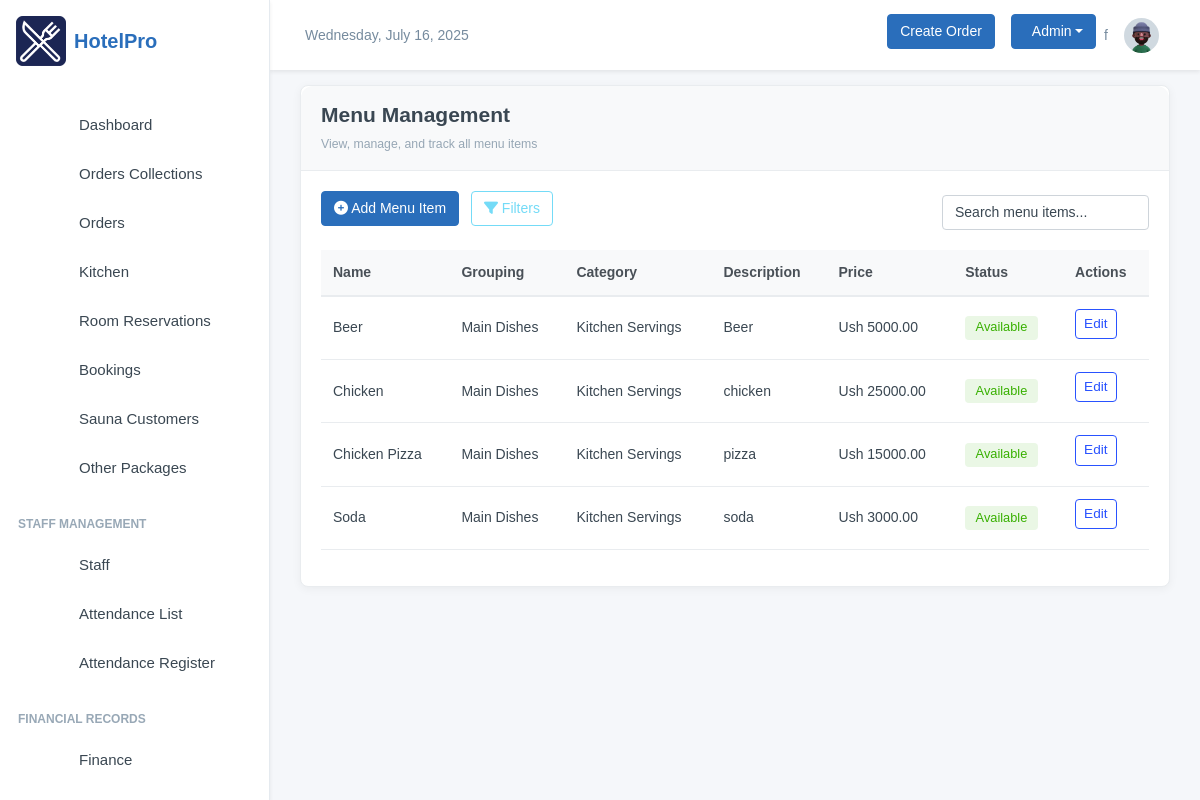
Before: /data/menu-items/ (signed in) with the older database file.
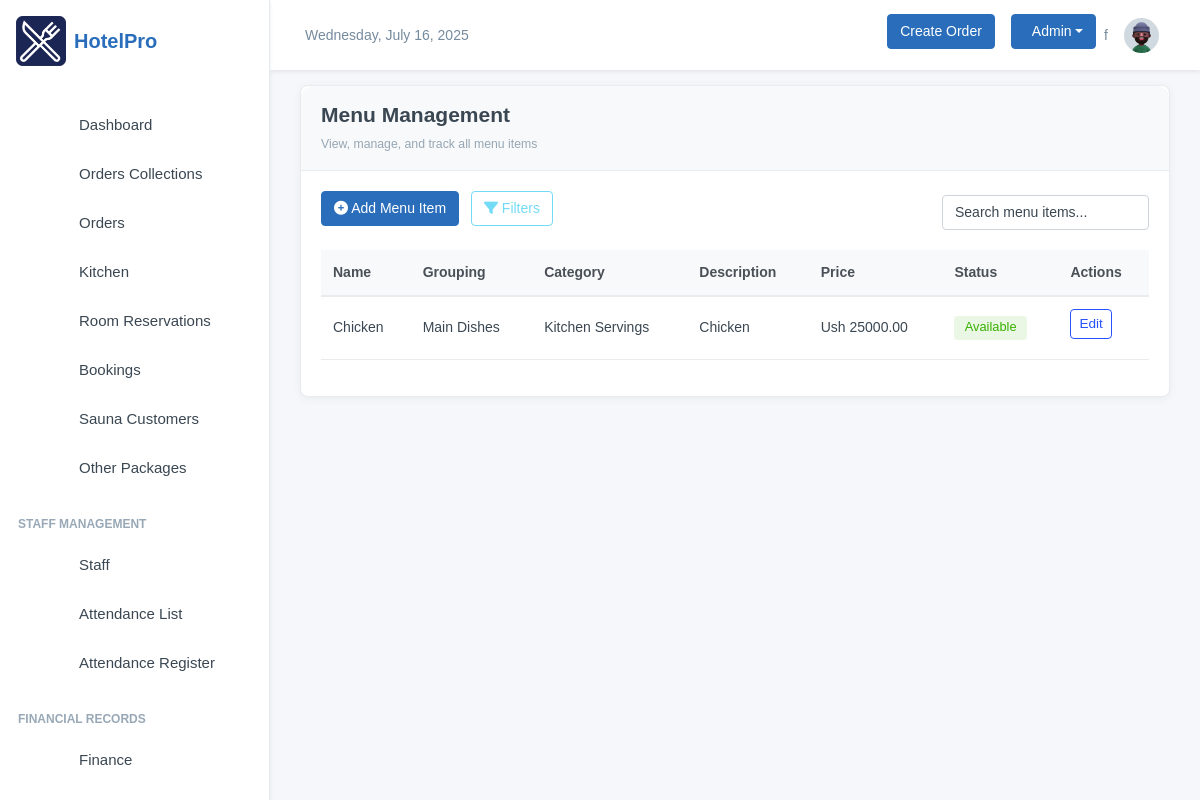
After: the same page with the newer database file.
### inventory/models.py (models this page shows, shortened)
class MenuItem(models.Model):
    category = models.ForeignKey(Category, on_delete=models.CASCADE, related_name="menu_items")
    name = models.CharField(max_length=100)
    description = models.TextField()
    price = models.DecimalField(max_digits=10, decimal_places=2, default=Decimal('0.00'))
    is_available = models.BooleanField(default=True)
    image_url = models.ImageField(blank=True, null=True, upload_to="menu_items")
    class Meta:
        ordering = ['name']

class Category(models.Model):
    GROUPING_CHOICES = (
        ("Appetizers", "Appetizers"),
        ("Starter", "Starter"),
        ("Main Dishes", "Main Dishes"),
        ("Desserts", "Desserts"),
        ("Beverages", "Beverages"),
        ("Snacks", "Snacks"),
        ("Breakfast", "Breakfast"),
    )
    name = models.CharField(max_length=100)
    description = models.CharField(max_length=100)
    image_url = models.ImageField(blank=True, null=True, upload_to="category_items")
    grouping = models.CharField(max_length=100, choices=GROUPING_CHOICES)

### inventory/data_views.py (the view)
# urls.py: path('menu-items/', views.MenuItemListView.as_view(), name='menuitem-list'),
class MenuItemListView(StaffRequiredMixin, ListView):
    model = MenuItem
    template_name = 'data/menuitem_list.html'

### inventory/data_views.py (called while the page is built)
    def test_func(self):
        return self.request.user.is_staff or self.request.user.is_superuser

### inventory/templates/data/menuitem_list.html (shortened to what this page needs)
{% extends 'base.html' %}
{% block content %}
<div class="card">
    <div class="card-header">
        <h4>Menu Management</h4>
        <p class="text-muted small mb-0">View, manage, and track all menu items</p>
    </div>
    <div class="card-body">
        <div class="d-flex flex-wrap justify-content-between align-items-center mb-3">
            <div>
                <a href="/data/menu-items/add/" class="btn btn-primary">
                    <i class="fas fa-plus-circle"></i> Add Menu Item
                </a>
                <button id="show-filters-btn" class="btn btn-outline-secondary">
                    <i class="fas fa-filter"></i> Filters
                </button>
            </div>
            <div class="search-box">
                <input type="text" class="form-control" id="menu-search" placeholder="Search menu items...">
            </div>
        </div>
        <div class="table-responsive">
            <table class="table" id="menu-items-table">
                <thead>
                    <tr>
                        <th>Name</th>
                        <th>Grouping</th>
                        <th>Category</th>
                        <th>Description</th>
                        <th>Price</th>
                        <th>Status</th>
                        <th>Actions</th>
                    </tr>
                </thead>
                <tbody>
                    {% for item in object_list  %}
                    <tr class="menu-item"
                        data-name="{{ item.name|lower }}"
                        data-category="{{ item.category.grouping|lower }}"
                        data-price="{{ item.price }}"
                        data-available="{{ item.is_available|yesno:'available,unavailable' }}"
                        data-description="{{ item.description|lower }}">
                        <td>{{ item.name }}</td>
                        <td>{{ item.category.grouping }}</td>
                        <td>{{ item.category.name }}</td>
                        <td>{{ item.description }}</td>
                        <td>Ush {{ item.price }}</td>
                        <td>
                            {% if item.is_available %}
                                <span class="badge badge-available">Available</span>
                            {% else %}
                                <span class="badge badge-unavailable">Unavailable</span>
                            {% endif %}
                        </td>
                        <td>
                            <a href="/data/menu-items/{{ item.id }}/edit/" class="btn btn-sm btn-outline-primary">Edit</a>
                        </td>
                    </tr>
                    {% endfor %}
                </tbody>
            </table>
        </div>
    </div>
</div>
{% endblock %}

Changed rows visible on the page:
removed MenuItem: name "Beer", category.grouping "Main Dishes", category.name "Kitchen Servings", description "Beer", price "5000.00", is_available "Available"
removed MenuItem: name "Chicken Pizza", category.grouping "Main Dishes", category.name "Kitchen Servings", description "pizza", price "15000.00", is_available "Available"
removed MenuItem: name "Soda", category.grouping "Main Dishes", category.name "Kitchen Servings", description "soda", price "3000.00", is_available "Available"
changed MenuItem "Chicken": description "chicken" → "Chicken"
